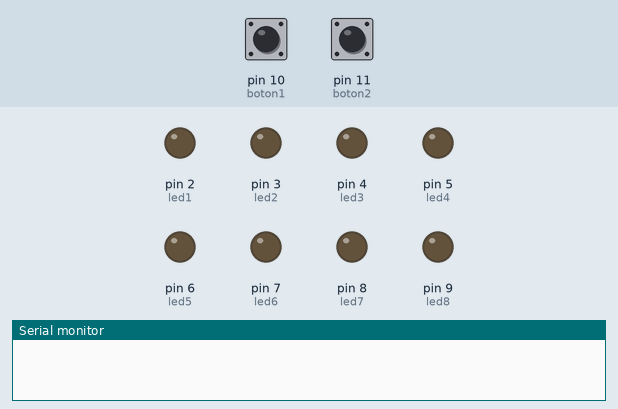
A sketch run on a simulated Arduino Uno, built with avr-gcc and run on an emulated ATmega328P. Parts: output pins drawn as LEDs (lit = HIGH), the last lines printed to the serial monitor. Dashed ring = blinking. The inputs (shaded band) are chosen by the test bench; at power-on: pin 10 (boton1) LOW, pin 11 (boton2) LOW.

Above: at 1.2 s.
1.3 s: pin 10 (boton1) pulled HIGH for 0.15 s
At 4.2 s:
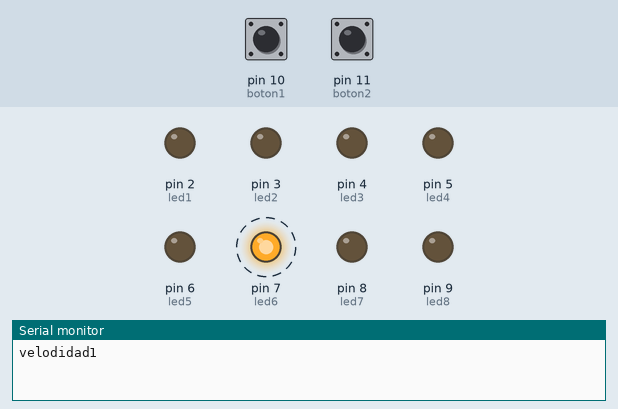
7.3 s: pin 11 (boton2) pulled HIGH for 3.2 s
At 9.92 s:
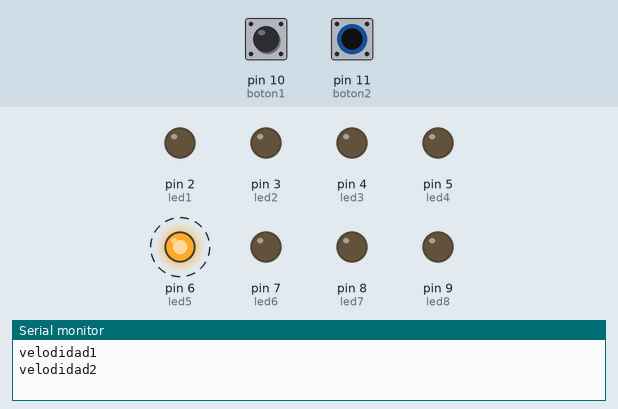
12.0 s: pin 11 (boton2) pulled HIGH for 1 s
At 14.17 s:
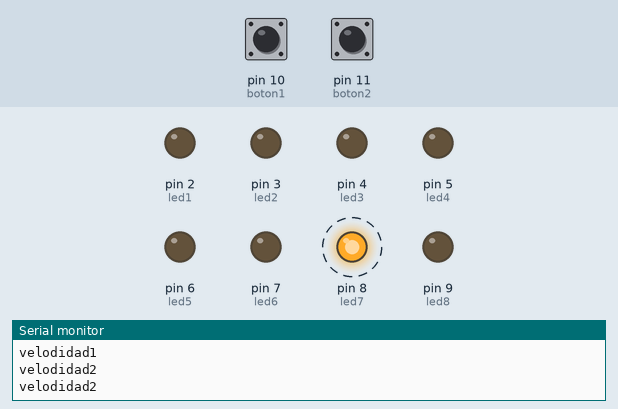
15.0 s: pin 10 (boton1) pulled HIGH for 3.2 s
At 20.2 s:
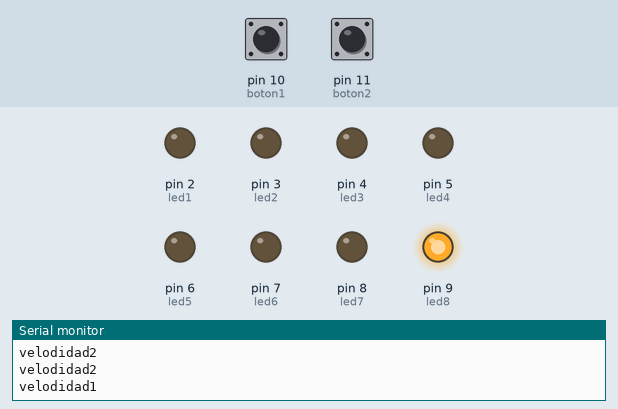
Timing chart, 0 to 20.7 s (numbered marks = the images above; inputs shaded):
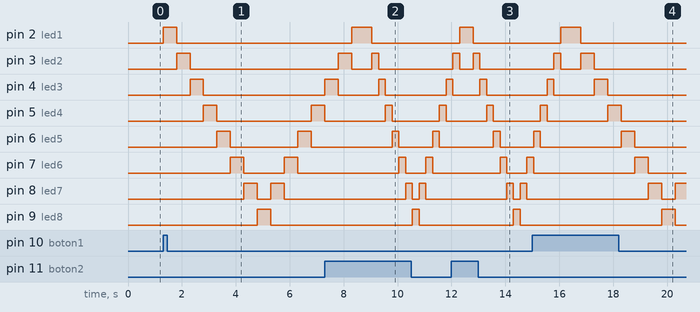

The sketch:

practica_4_parte_2.ino
```cpp
/*
   Quinto perito
   Fundacion Kinal
   Centro educativo tecnico laboral Kinal
   Quinto electronica
   Codigo Tecnico:EB5AV
   Curso: Taller de electronica digital y reparacion de computadoras I
   Proyecto: practica 4 parte 2
   Dev: Profe. Alejandro Lopez Navas
   Fecha: 3 de Mayo
*/
#define led1 2
#define led2 3
#define led3 4
#define led4 5
#define led5 6
#define led6 7
#define led7 8
#define led8 9
int boton1 = 10;
int boton2 = 11;

void setup() {
  pinMode(boton1, INPUT);
  pinMode(boton2, INPUT);
  pinMode(led1, OUTPUT);
  pinMode(led2, OUTPUT);
  pinMode(led3, OUTPUT);
  pinMode(led4, OUTPUT);
  pinMode(led5, OUTPUT);
  pinMode(led6, OUTPUT);
  pinMode(led7, OUTPUT);
  pinMode(led8, OUTPUT);
  Serial.begin(9600);
}

void loop() {
  if (digitalRead(boton1) == HIGH) {
    Serial.println("velodidad1");
    for (int i = 2; i <= 8; i++) {
      digitalWrite(i, HIGH);
      delay(500);
      digitalWrite(i, LOW);
    }
    for (int i = 9; i >= 2; i--) {
      digitalWrite(i, HIGH);
      delay(500);
      digitalWrite(i, LOW);
    }
  }

  if (digitalRead(boton2) == HIGH) {
    Serial.println("velodidad2");
    for (int i = 2; i <= 8; i++) {
      digitalWrite(i, HIGH);
      delay(250);
      digitalWrite(i, LOW);
    }
    for (int i = 9; i >= 2; i--) {
      digitalWrite(i, HIGH);
      delay(250);
      digitalWrite(i, LOW);
    }
  }
} 
```

Measured:
- after the input at 1.3 s, pin 2 (led1): LOW → HIGH at once, → LOW 0.50 s later; pin 3 (led2): LOW → HIGH after 0.50 s, → LOW 0.50 s later; pin 4 (led3): LOW → HIGH after 1.0 s, → LOW 0.50 s later; pin 5 (led4): LOW → HIGH after 1.5 s, → LOW 0.50 s later, → HIGH 3.5 s later; pin 6 (led5): alternates HIGH for 0.50 s and LOW for 2.5 s, starting after 2.0 s
- after the input at 7.3 s, pin 6 (led5): alternates HIGH for 0.25 s and LOW for 1.3 s, starting after 2.5 s; pin 7 (led6): alternates HIGH for 0.25 s and LOW for 0.75 s, starting after 2.8 s
- after the input at 12.0 s, pin 5 (led4): LOW → HIGH after 1.3 s, → LOW 0.25 s later; pin 6 (led5): LOW → HIGH after 1.6 s, → LOW 0.25 s later
- after the input at 15.0 s, pin 8 (led7): LOW → HIGH after 4.3 s, → LOW 0.50 s later, → HIGH 0.50 s later; pin 9 (led8): LOW → HIGH after 4.8 s, → LOW 0.50 s later
